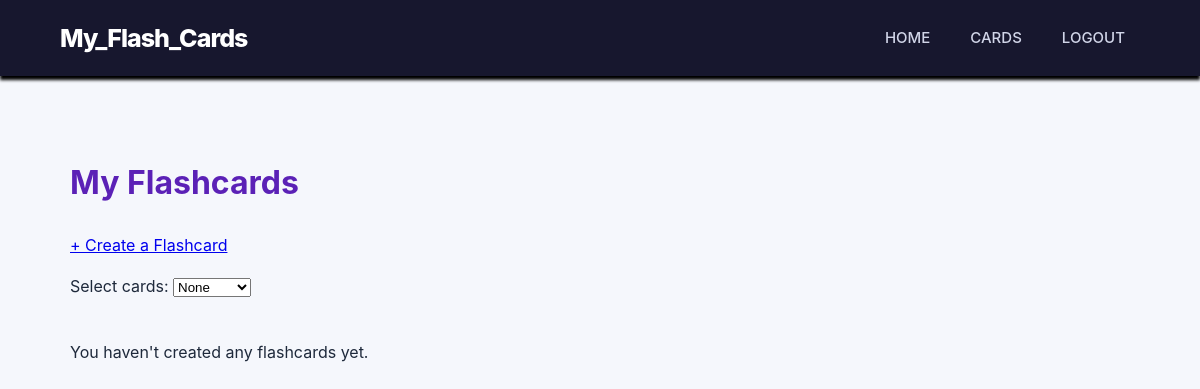
Page /cards/all (signed in) on the earlier database version.
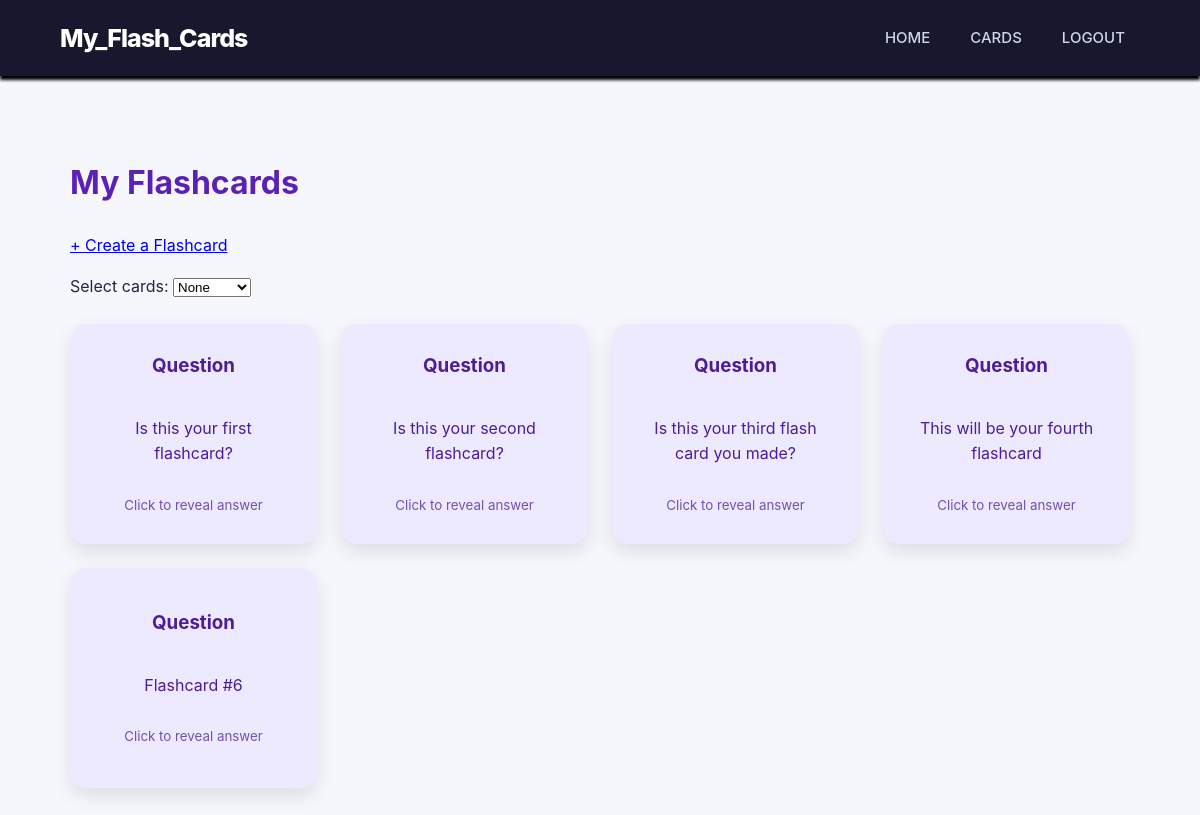
Same page on the later database version.
### papo_cito.py (models this page shows)
class Card(db.Model):
    __tablename__ = "cards"
    id = db.Column(db.Integer, primary_key=True)
    question = db.Column(db.String(200))
    answer = db.Column(db.Text)
    user_id = db.Column(db.Integer, db.ForeignKey("pot_users.id"), nullable=False)

### papo_cito.py (the view)
@app.route("/cards/all")
def all_cards():
    if "user_id" not in session:
        return redirect(url_for("login"))
    user_id = session["user_id"]
    user_cards = (
        Card.query
        .filter_by(user_id=user_id)
        .order_by(Card.id.asc())
        .all()
    )
    user_sets = (
        CardSet.query
        .filter_by(user_id=user_id)
        .order_by(CardSet.id.asc())
        .all()
    )
    return render_template(
        "cards.html",
        cards=user_cards,
        card_sets=user_sets
    )

### templates/cards.html (shortened to what this page needs)
{% extends "base.html" %}
{% block content %}
<div class="cards-page">
	<h1>My Flashcards</h1>
	<p>
		<a href="{{ url_for('create_card') }}">
			+ Create a Flashcard
		</a>
	</p>
	<form id="card-selection-form"
		method="POST"
		action="{{ url_for('add_cards_to_set') }}">
		<label for="selection-mode">Select cards:</label>
		<select id="selection-mode" name="selection_mode">
			<option value="NONE">None</option>
		</select>
	<div class="cards-grid">
		{% for card in cards %}
		<div class="card-item">
			<div class="flashcard" onclick="flipCard(this)">
				<div class="flashcard-inner">
					<div class="flashcard-front">
						<h3>Question</h3>
						<p>{{ card.question }}</p>
						<small>Click to reveal answer</small>
					</div>
					<div class="flashcard-back">
						<h3>Answer</h3>
						<p>{{ card.answer }}</p>
						<small>Click to return</small>
					</div>
				</div>
			</div>
		</div>
		{% else %}
			<p>You haven't created any flashcards yet.</p>
		{% endfor %}
	</div>
	</form>
</div>
{% endblock %}

Differences in the rows shown:
added Card: question "Is this your first flashcard?"
added Card: question "Is this your second flashcard?"
added Card: question "Is this your third flash card you made?"
added Card: question "This will be your fourth flashcard"
added Card: question "Flashcard #6"
Other differences:
text no longer shown: "You haven't created any flashcards yet."
